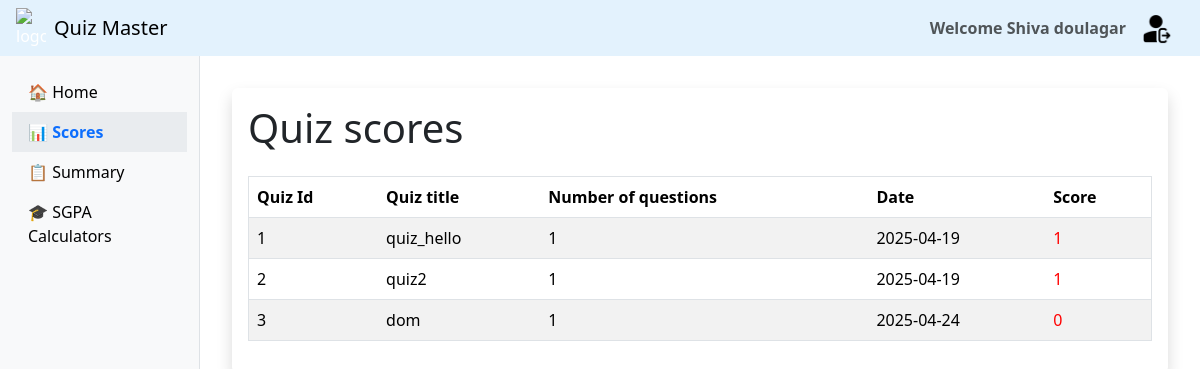
The page /students/shivadoulager@gmail.com/scores (signed in) on the database its author committed.
### models.py (models this page shows, shortened)
class Users(db.Model):
    __tablename__ = 'users'
    id = db.Column(db.Integer, primary_key=True, autoincrement=True)
    mail = db.Column(db.String(50), nullable=False, unique=True)
    password = db.Column(db.String(50), nullable=False)
    fullname = db.Column(db.String(50), nullable=False)
    qualification = db.Column(db.String(50), nullable=False)
    dob = db.Column(db.DateTime, default=datetime.utcnow)

class Scores(db.Model):
    __tablename__ = 'scores'
    id = db.Column(db.Integer, primary_key=True, autoincrement=True)
    quiz_id = db.Column(db.Integer, db.ForeignKey('quiz.id'), nullable=False)
    user_id = db.Column(db.Integer, db.ForeignKey('users.id'), nullable=False)
    time = db.Column(db.DateTime, default=datetime.utcnow)
    total_score = db.Column(db.Integer, nullable=False)
    number_of_questions = db.Column(db.Integer, nullable=False)
    quiz = db.relationship('Quiz', backref='scores')
    user = db.relationship('Users', backref='scores')

class Quiz(db.Model):
    __tablename__ = 'quiz'
    id = db.Column(db.Integer, primary_key=True, autoincrement=True)
    chapter_id = db.Column(db.Integer, db.ForeignKey('chapters.id'), nullable=False)
    quiz_title = db.Column(db.String(50), nullable=False,default="Unnamed Quiz")
    date_of_quiz = db.Column(db.DateTime, default=datetime.utcnow)
    time_duration = db.Column(db.Integer, nullable=False)
    remarks = db.Column(db.String(255), nullable=True)
    chapter = db.relationship('Chapter', backref='quiz')

### students/students.py (the view)
@students_bp.route("/<mail>/scores")
def scores(mail):
    if "user" not in session or session["user"]["role"] != "student":
                flash("Access denied! Please log in as a student.")
                return redirect(url_for("signin"))
    try:
        db = sqlite3.connect("instance/quiz_master.db")
        cur = db.cursor()
        cur.execute(
            """
                SELECT scores.quiz_id,scores.total_score,number_of_questions,scores.time,quiz.quiz_title
                    FROM scores
                    JOIN users on users.id  = scores.user_id
                    JOIN quiz on quiz.id = scores.quiz_id
                    WHERE users.mail = ?
        """,
            (mail,),
        )
        data = cur.fetchall()
        name = user_name(mail)
        return render_template("scores.html", mail=mail, data=data,name = name[0],title = "Scores")
    except Exception as e:
        flash(f"Error:{e}")
        return redirect(url_for("student_dashboard", mail=mail))
    finally:
        if db is not None:
            db.close()

### app.py (called while the page is built)
@app.before_request
def session_timeout():
    session.permanent = True
    app.permanent_session_lifetime = timedelta(minutes=30)  # Set timeout duration

### students/students.py (called while the page is built)
def user_name(mail):
    db = None
    try:
        if "user" not in session or session["user"]["role"] != "student":
            flash("Access denied! Please log in as a student.")
            return redirect(url_for("signin"))
        db = sqlite3.connect("instance/quiz_master.db")
        cur = db.cursor()
        name = cur.execute(
                """
                SELECT fullname FROM users WHERE  mail = ?
            """,
                (mail,),
            ).fetchone()
        return name
    except Exception as e:
        print(e)
    finally:
        if db is not None:
            db.close()

### students/templates/scores.html
{% extends "student_dashboard.html" %}
{% block content %}
<div class="main">
  <div class="container shadow  rounded p-3">
      <h1 class="mb-4" >Quiz scores</h1>
      <table class="table table-striped p-1 border ">
          <thead>
            <tr>
              <th scope="col">Quiz Id</th>
              <th scope="col">Quiz title</th>
              <th scope="col">Number of questions</th>
              <th scope="col">Date</th>
              <th scope="col">Score</th>
            </tr>
          </thead>
          <tbody>
            {%for quiz in data %}
            <tr>
              <td>{{quiz[0]}}</td>
              <td>{{quiz[4]}}</td>
              <td>{{quiz[2]}}</td>
              <td>{{quiz[3][:10] }}</td>
              <td style="color: red ;"  >{{quiz[1]}}</td>
            </tr>
            {% endfor %}
          </tbody>
        </table>
  </div>
</div>
{% endblock %}

### students/templates/student_dashboard.html (shortened to what this page needs)
<!DOCTYPE html>
<html lang="en">
  <head>
    <link href="https://cdn.jsdelivr.net/npm/bootstrap@5.3.3/dist/css/bootstrap.min.css" rel="stylesheet" />
    <link rel="stylesheet" href="{{ url_for('students.static', filename='css/style.css') }}" />
  </head>
  <body>
    <nav class="navbar navbar-expand-lg sticky-top" style="background-color: #e3f2fd">
      <div class="container-fluid ps-3 gap-2">
        <img src="{{ url_for('static', filename='images/student.png') }}" alt="logo" width="30" class="d-inline-block align-text-top" />
        <a class="navbar-brand" href="{{ url_for('students.student_dashboard', mail=mail) }}">Quiz Master</a>
        <div class="collapse navbar-collapse justify-content-end" id="navbarSupportedContent">
          <span class="navbar-text fw-bold me-3">Welcome {{ name|capitalize }}</span>
          <span>
            {% if 'user' in session %}
              <a class="navbar-brand" href="{{ url_for('logout') }}">
                <img src="{{ url_for('static', filename='images/logout.png') }}" width="30" alt="logout" />
              </a>
            {% else %}
              <a href="{{ url_for('signin') }}">Login</a>
            {% endif %}
          </span>
        </div>
      </div>
    </nav>
    <div class="container-fluid">
      <div class="row">
        <nav id="sidebarToggle" class="col-md-3 col-lg-2 d-md-block sidebar collapse show">
          <div class="position-sticky pt-3">
            <ul class="nav flex-column">
              <li class="nav-item">
                <a class="nav-link {% if request.endpoint == 'students.student_dashboard' %}active{% endif %}" href="{{ url_for('students.student_dashboard', mail=mail) }}">
                  🏠 Home
                </a>
              </li>
              <li class="nav-item">
                <a class="nav-link {% if request.endpoint == 'students.scores' %}active{% endif %}" href="{{ url_for('students.scores', mail=mail) }}">
                  📊 Scores
                </a>
              </li>
              <li class="nav-item">
                <a class="nav-link {% if request.endpoint == 'students.summary' %}active{% endif %}" href="{{ url_for('students.summary', mail=mail) }}">
                  📋 Summary
                </a>
              </li>
              <li class="nav-item">
                <a class="nav-link {% if request.endpoint == 'sgpa.main' %}active{% endif %}" href="{{ url_for('sgpa.main', mail=mail) }}">
                  🎓 SGPA Calculators
                </a>
              </li>
            </ul>
          </div>
        </nav>
        <main class="col-md-9 ms-sm-auto col-lg-10 main-content">
          {% block content %}
          {% endblock %}
        </main>
      </div>
    </div>
  </body>
</html>

### students/static/css/style.css (style rules this page uses)
.main { width: 100%; display: flex; justify-content: center; }
nav { color: white; }
.sidebar { height: 100vh; border-right: 1px solid #dee2e6; background-color: #f8f9fa; }
.nav-link.active { font-weight: bold; color: #0d6efd !important; background-color: #e9ecef; }
.nav-link { color: black; }
.main-content { padding: 2rem; }
#sidebarToggle { height: 80vh; }

### students/templates/student_dashboard.html (style rules this page uses)
.sidebar { background-color: #f8f9fa; border-right: 1px solid #dee2e6; min-height: 100vh; }
.nav-link.active { font-weight: bold; background-color: #e9ecef; color: #0d6efd !important; }
.main-content { padding: 2rem; }

### rows shown on the page
Users: fullname "Shiva doulagar"
Scores: quiz "1", quiz_title "quiz_hello", number_of_questions "1", time "2025-04-19", total_score "1"
Scores: quiz "2", quiz_title "quiz2", number_of_questions "1", time "2025-04-19", total_score "1"
Scores: quiz "3", quiz_title "dom", number_of_questions "1", time "2025-04-24", total_score "0"
